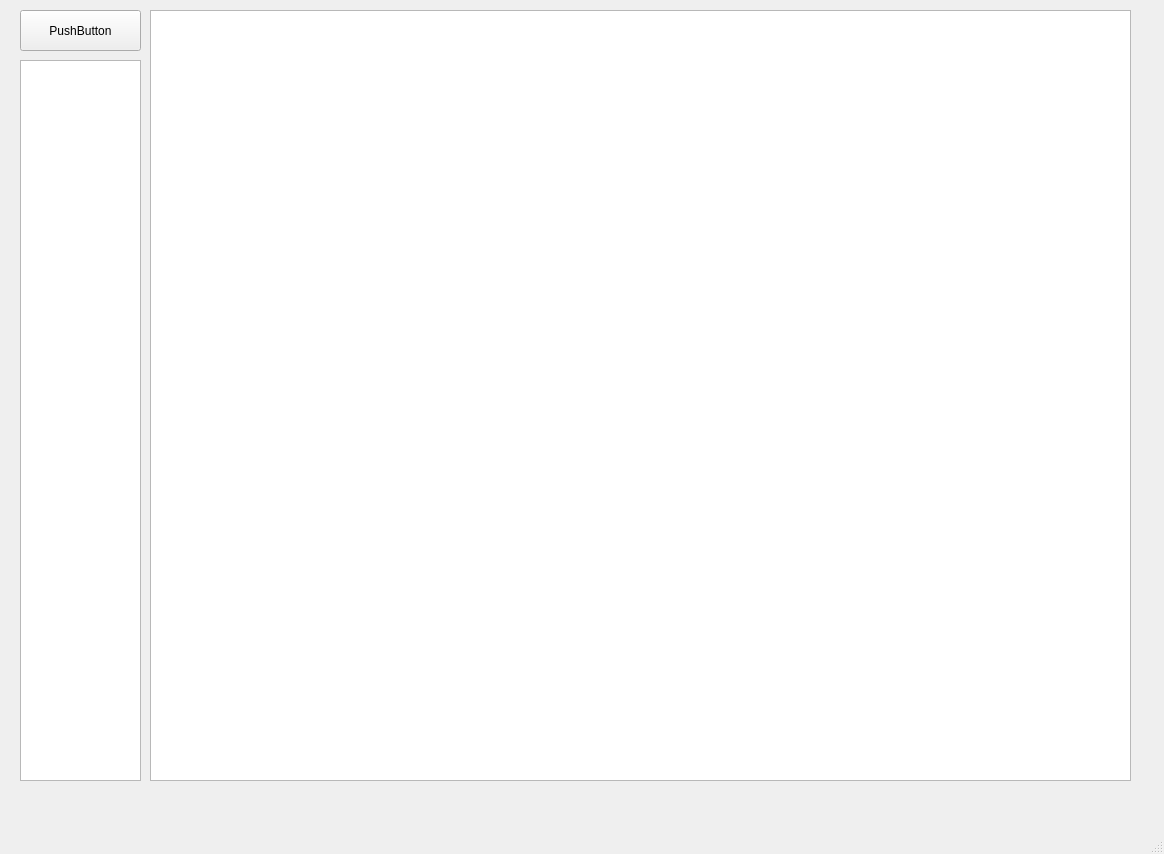
<?xml version="1.0" encoding="UTF-8"?>
<ui version="4.0">
 <class>MainWindow</class>
 <widget class="QMainWindow" name="MainWindow">
  <property name="geometry">
   <rect>
    <x>0</x>
    <y>0</y>
    <width>1164</width>
    <height>854</height>
   </rect>
  </property>
  <property name="windowTitle">
   <string>MainWindow</string>
  </property>
  <widget class="QWidget" name="centralwidget">
   <widget class="QPushButton" name="openFolderbtn">
    <property name="geometry">
     <rect>
      <x>20</x>
      <y>10</y>
      <width>121</width>
      <height>41</height>
     </rect>
    </property>
    <property name="text">
     <string>PushButton</string>
    </property>
   </widget>
   <widget class="QGraphicsView" name="graphicsView">
    <property name="geometry">
     <rect>
      <x>150</x>
      <y>10</y>
      <width>981</width>
      <height>771</height>
     </rect>
    </property>
   </widget>
   <widget class="QListWidget" name="listWidget">
    <property name="geometry">
     <rect>
      <x>20</x>
      <y>60</y>
      <width>121</width>
      <height>721</height>
     </rect>
    </property>
   </widget>
  </widget>
  <widget class="QMenuBar" name="menubar">
   <property name="geometry">
    <rect>
     <x>0</x>
     <y>0</y>
     <width>1164</width>
     <height>25</height>
    </rect>
   </property>
  </widget>
  <widget class="QStatusBar" name="statusbar"/>
 </widget>
 <resources/>
 <connections/>
</ui>
